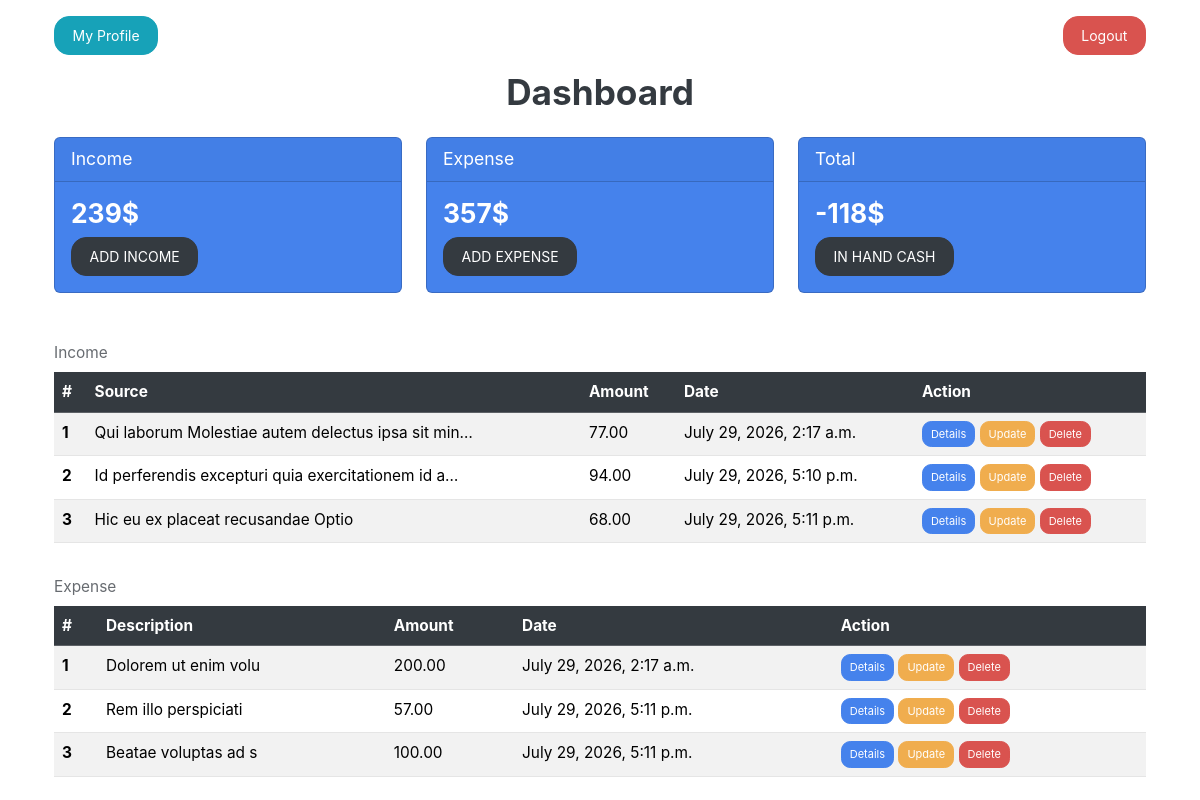
Page /dashboard/ (signed in) on the committed database.
### manageCashApp/models.py (models this page shows, shortened)
class AddCash(models.Model):
    user = models.ForeignKey(CustomUser, on_delete=models.CASCADE, related_name='add_cash')
    source = models.CharField(max_length=256, blank=True, default="")
    amount = models.DecimalField(decimal_places=2, max_digits=10, default=0)
    datetime = models.DateTimeField(auto_now_add=True, null=True)
    description = models.TextField()

class Expense(models.Model):
    user = models.ForeignKey(CustomUser, on_delete=models.CASCADE, related_name='expense')
    amount = models.DecimalField(decimal_places=2, max_digits=10, default=0)
    datetime = models.DateTimeField(auto_now_add=True,null=True)
    description = models.TextField()

### manageCashApp/views.py (the view)
# urls.py: path('dashboard/', dashboard, name='dashboard'),
@login_required
def dashboard(request):
    income = AddCash.objects.filter(
        user=request.user
    ).aggregate(total=Sum('amount'))['total'] or 0
    expense = Expense.objects.filter(
        user=request.user
    ).aggregate(total=Sum('amount'))['total'] or 0
    context = {
        'income': income,
        'expense': expense,
        'total': income - expense,
    }
    return render(request, 'dashboard.html', context)

### manageCashApp/templates/dashboard.html (shortened to what this page needs)
{% extends 'base_auth.html' %}
{% block content %}
<div class="container py-3">
    <div class="d-flex justify-content-between align-items-center">
        <a href="{% url 'view_profile' %}" class="btn btn-info">
            My Profile
        </a>
        <a href="{% url 'logout_user' %}" class="btn btn-danger">
            Logout
        </a>
    </div>
</div>
<h2 class="text-center mb-4">Dashboard</h2>
<div class="container">
    <div class="row">
        <div class="col-md-4">
            <div class="card text-white bg-primary mb-3">
                <div class="card-header">Income</div>
                <div class="card-body">
                    <h4 class="card-title">{{ income }}$</h4>
                    <a href="{% url 'create_addcash' %}"
                       class="btn btn-dark">
                        ADD INCOME
                    </a>
                </div>
            </div>
        </div>
        <div class="col-md-4">
            <div class="card text-white bg-primary mb-3">
                <div class="card-header">Expense</div>
                <div class="card-body">
                    <h4 class="card-title">{{ expense }}$</h4>
                    <a href="{% url 'create_expense' %}"
                       class="btn btn-dark">
                        ADD EXPENSE
                    </a>
                </div>
            </div>
        </div>
        <div class="col-md-4">
            <div class="card text-white bg-primary mb-3">
                <div class="card-header">Total</div>
                <div class="card-body">
                    <h4 class="card-title total">{{ total }}$</h4>
                    <a class="btn btn-dark">
                        IN HAND CASH
                    </a>
                </div>
            </div>
        </div>
    </div>
</div>
<div class="container mt-4">
    <table class="table table-striped table-hover caption-top">
        <caption>Income</caption>
        <thead class="table-dark">
            <tr>
                <th scope="col">#</th>
                <th scope="col">Source</th>
                <th scope="col">Amount</th>
                <th scope="col">Date</th>
                <th scope="col">Action</th>
            </tr>
        </thead>
        <tbody>
            {% for x in request.user.add_cash.all %}
                <tr>
                    <th scope="row">{{ forloop.counter }}</th>
                    <td>{{ x.source|truncatechars:50 }}</td>
                    <td>{{ x.amount }}</td>
                    <td>{{ x.datetime }}</td>
                    <td>
                        <button type="button"
                                class="btn btn-primary btn-sm"
                                data-bs-toggle="modal"
                                data-bs-target="#incomeModal{{ x.id }}">
                            Details
                        </button>
                        <a href="{% url 'update_addcash' x.id %}"
                           class="btn btn-warning btn-sm">
                            Update
                        </a>
                        <a href="{% url 'delete_addcash' x.id %}"
                           class="btn btn-danger btn-sm">
                            Delete
                        </a>
                    </td>
                </tr>
            {% empty %}
                <tr>
                    <td colspan="5" class="text-center">
                        No Income Records Found.
                    </td>
                </tr>
            {% endfor %}
        </tbody>
    </table>
</div>
<div class="container mt-4">
    <table class="table table-striped table-hover caption-top">
        <caption>Expense</caption>
        <thead class="table-dark">
            <tr>
                <th scope="col">#</th>
                <th scope="col">Description</th>
                <th scope="col">Amount</th>
                <th scope="col">Date</th>
                <th scope="col">Action</th>
            </tr>
        </thead>
        <tbody>
            {% for x in request.user.expense.all %}
                <tr>
                    <th scope="row">{{ forloop.counter }}</th>
                    <td>{{ x.description|truncatechars:50 }}</td>
                    <td>{{ x.amount }}</td>
                    <td>{{ x.datetime }}</td>
                    <td>
                        <button type="button"
                                class="btn btn-primary btn-sm"
                                data-bs-toggle="modal"
                                data-bs-target="#expenseModal{{ x.id }}">
                            Details
                        </button>
                        <a href="{% url 'update_expense' x.id %}"
                           class="btn btn-warning btn-sm">
                            Update
                        </a>
                        <a href="{% url 'delete_expense' x.id %}"
                           class="btn btn-danger btn-sm">
                            Delete
                        </a>
                    </td>
                </tr>
            {% empty %}
                <tr>
                    <td colspan="5" class="text-center">
                        No Expense Records Found.
                    </td>
                </tr>
            {% endfor %}
        </tbody>
    </table>
</div>
{% endblock %}

### manageCashApp/templates/base_auth.html (shortened to what this page needs)
<!DOCTYPE html>
<html lang="en">
  <head>
    <link rel="stylesheet" href="https://bootswatch.com/5/litera/bootstrap.min.css" />
  </head>
  <body>
    <div class="container">
      {% block content %}
      {% endblock %}
    </div>
  </body>
</html>

### rows in the picture
AddCash: source "Qui laborum Molestiae autem delectus ipsa sit min…", amount "77.00", datetime "July 29, 2026, 2:17 a.m."
AddCash: source "Id perferendis excepturi quia exercitationem id a…", amount "94.00", datetime "July 29, 2026, 5:10 p.m."
AddCash: source "Hic eu ex placeat recusandae Optio", amount "68.00", datetime "July 29, 2026, 5:11 p.m."
Expense: description "Dolorem ut enim volu", amount "200.00", datetime "July 29, 2026, 2:17 a.m."
Expense: description "Rem illo perspiciati", amount "57.00", datetime "July 29, 2026, 5:11 p.m."
Expense: description "Beatae voluptas ad s", amount "100.00", datetime "July 29, 2026, 5:11 p.m."

### other values in the picture
{{ income }} "239"
{{ expense }} "357"
{{ total }} "-118"
